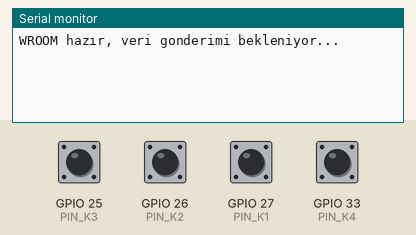
Simulated run of this sketch. Board: ESP32. Shown: the last lines printed to the serial monitor. The test bench sets the inputs (shaded band); at power-on: GPIO 25 (PIN_K3), GPIO 26 (PIN_K2), GPIO 27 (PIN_K1), GPIO 33 (PIN_K4) HIGH.

Above: at 1.2 s.
1.3 s: GPIO 25 (PIN_K3) pulled LOW for 0.15 s
At 2.3 s:
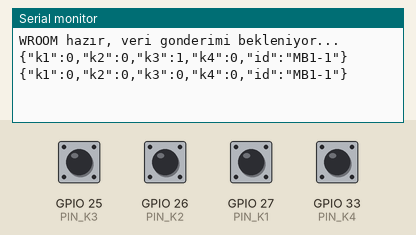
3.0 s: GPIO 26 (PIN_K2) pulled LOW for 0.15 s
At 3.7 s:
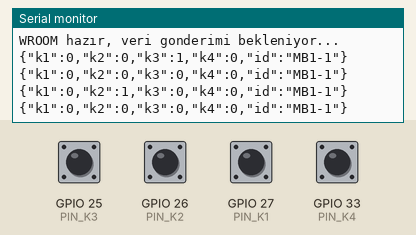
4.6 s: GPIO 27 (PIN_K1) pulled LOW for 0.15 s
At 5.9 s:
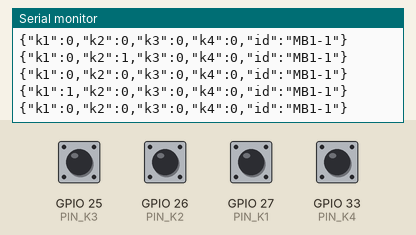
6.2 s: GPIO 33 (PIN_K4) pulled LOW for 0.15 s
At 7.5 s:
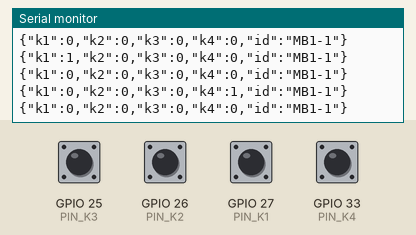

Measured:
- after the input at 1.3 s, the serial monitor: prints a new line at once (image 1)
- after the input at 3.0 s, the serial monitor: prints a new line at once (image 2)
- after the input at 4.6 s, the serial monitor: prints a new line at once (image 3)
- after the input at 6.2 s, the serial monitor: prints a new line at once (image 4)

The sketch:

esp32_HV_id1.ino
```cpp
#include <esp_now.h>
#include <WiFi.h>

// Kuru kontak pinleri
#define PIN_K1 27
#define PIN_K2 26
#define PIN_K3 25
#define PIN_K4 33

// ESP32-S3 ETH MAC adresi (alıcı)
uint8_t receiverMAC[] = {0x00, 0x00, 0x00, 0x0, 0x00, 0x00};

typedef struct struct_message {
  char mesaj[64]; // String ID ve JSON içeriği için boyut 64
} struct_message;

struct_message data;

// Önceki durumları kontrol için
bool prevK1 = false;
bool prevK2 = false;
bool prevK3 = false;
bool prevK4 = false;

// --- ID DEĞİŞİKLİĞİ BURADA ---
const char* id = "MB1-1";


unsigned long sonPingZamani = 0;
const unsigned long pingAraligi = 3000;

void setup() {
  Serial.begin(115200);

  pinMode(PIN_K1, INPUT_PULLUP);
  pinMode(PIN_K2, INPUT_PULLUP);
  pinMode(PIN_K3, INPUT_PULLUP);
  pinMode(PIN_K4, INPUT_PULLUP);
  WiFi.mode(WIFI_STA);
  WiFi.disconnect();

  if (esp_now_init() != ESP_OK) {
    Serial.println("ESP-NOW başlatılamadı");
    return;
  }

  esp_now_peer_info_t peerInfo = {};
  memcpy(peerInfo.peer_addr, receiverMAC, 6);
  peerInfo.channel = 0;
  peerInfo.encrypt = false;
  esp_now_add_peer(&peerInfo);

  Serial.println("WROOM hazır, veri gonderimi bekleniyor...");
}

void loop() {
  bool k1 = !digitalRead(PIN_K1);
  bool k2 = !digitalRead(PIN_K2);
  bool k3 = !digitalRead(PIN_K3);
  bool k4 = !digitalRead(PIN_K4);

  if (k1 != prevK1 || k2 != prevK2 || k3 != prevK3 || k4 != prevK4) {

    sprintf(data.mesaj, "{\"k1\":%d,\"k2\":%d,\"k3\":%d,\"k4\":%d,\"id\":\"%s\"}", k1, k2, k3, k4, id);

    esp_now_send(receiverMAC, (uint8_t*)&data, sizeof(data));
    Serial.println(data.mesaj);

    prevK1 = k1;
    prevK2 = k2;
    prevK3 = k3;
    prevK4 = k4;
  }

  unsigned long suAn = millis();
  if (suAn - sonPingZamani >= pingAraligi) {
    sonPingZamani = suAn;
    sprintf(data.mesaj, "PING");
    esp_now_send(receiverMAC, (uint8_t*)&data, sizeof(data));
  }

  delay(100);
}
```
